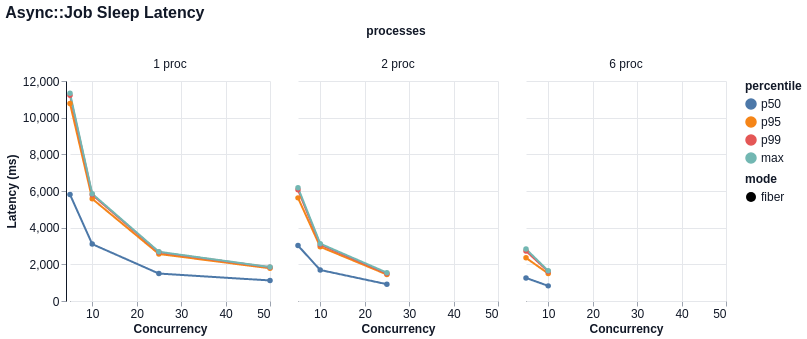

The Vega-Lite source for this figure:
### Vega-Lite specification from a JSON file in a GitHub repository (floating-point values rounded to 4 significant figures)
{"$schema": "https://vega.github.io/schema/vega-lite/v6.json", "title": "Async::Job Sleep Latency", "width": 200, "height": 220, "data": {"values": [{"mode": "fiber", "concurrency": 5, "processes": "1 proc", "percentile": "p50", "value": 5806.0}, {"mode": "fiber", "concurrency": 5, "processes": "1 proc", "percentile": "p95", "value": 10770.0}, {"mode": "fiber", "concurrency": 5, "processes": "1 proc", "percentile": "p99", "value": 11220.0}, {"mode": "fiber", "concurrency": 5, "processes": "1 proc", "percentile": "max", "value": 11330.0}, {"mode": "fiber", "concurrency": 10, "processes": "1 proc", "percentile": "p50", "value": 3103.0}, {"mode": "fiber", "concurrency": 10, "processes": "1 proc", "percentile": "p95", "value": 5573.0}, {"mode": "fiber", "concurrency": 10, "processes": "1 proc", "percentile": "p99", "value": 5792.0}, {"mode": "fiber", "concurrency": 10, "processes": "1 proc", "percentile": "max", "value": 5848.0}, {"mode": "fiber", "concurrency": 25, "processes": "1 proc", "percentile": "p50", "value": 1496.0}, {"mode": "fiber", "concurrency": 25, "processes": "1 proc", "percentile": "p95", "value": 2566.0}, {"mode": "fiber", "concurrency": 25, "processes": "1 proc", "percentile": "p99", "value": 2655.0}, {"mode": "fiber", "concurrency": 25, "processes": "1 proc", "percentile": "max", "value": 2684.0}, {"mode": "fiber", "concurrency": 50, "processes": "1 proc", "percentile": "p50", "value": 1120.0}, {"mode": "fiber", "concurrency": 50, "processes": "1 proc", "percentile": "p95", "value": 1783.0}, {"mode": "fiber", "concurrency": 50, "processes": "1 proc", "percentile": "p99", "value": 1838.0}, {"mode": "fiber", "concurrency": 50, "processes": "1 proc", "percentile": "max", "value": 1850.0}, {"mode": "fiber", "concurrency": 5, "processes": "2 proc", "percentile": "p50", "value": 3022.0}, {"mode": "fiber", "concurrency": 5, "processes": "2 proc", "percentile": "p95", "value": 5625.0}, {"mode": "fiber", "concurrency": 5, "processes": "2 proc", "percentile": "p99", "value": 6065.0}, {"mode": "fiber", "concurrency": 5, "processes": "2 proc", "percentile": "max", "value": 6180.0}, {"mode": "fiber", "concurrency": 10, "processes": "2 proc", "percentile": "p50", "value": 1691.0}, {"mode": "fiber", "concurrency": 10, "processes": "2 proc", "percentile": "p95", "value": 2956.0}, {"mode": "fiber", "concurrency": 10, "processes": "2 proc", "percentile": "p99", "value": 3073.0}, {"mode": "fiber", "concurrency": 10, "processes": "2 proc", "percentile": "max", "value": 3127.0}, {"mode": "fiber", "concurrency": 25, "processes": "2 proc", "percentile": "p50", "value": 917.2}, {"mode": "fiber", "concurrency": 25, "processes": "2 proc", "percentile": "p95", "value": 1445.0}, {"mode": "fiber", "concurrency": 25, "processes": "2 proc", "percentile": "p99", "value": 1504.0}, {"mode": "fiber", "concurrency": 25, "processes": "2 proc", "percentile": "max", "value": 1545.0}, {"mode": "fiber", "concurrency": 5, "processes": "6 proc", "percentile": "p50", "value": 1259.0}, {"mode": "fiber", "concurrency": 5, "processes": "6 proc", "percentile": "p95", "value": 2353.0}, {"mode": "fiber", "concurrency": 5, "processes": "6 proc", "percentile": "p99", "value": 2728.0}, {"mode": "fiber", "concurrency": 5, "processes": "6 proc", "percentile": "max", "value": 2837.0}, {"mode": "fiber", "concurrency": 10, "processes": "6 proc", "percentile": "p50", "value": 825.4}, {"mode": "fiber", "concurrency": 10, "processes": "6 proc", "percentile": "p95", "value": 1499.0}, {"mode": "fiber", "concurrency": 10, "processes": "6 proc", "percentile": "p99", "value": 1609.0}, {"mode": "fiber", "concurrency": 10, "processes": "6 proc", "percentile": "max", "value": 1644.0}]}, "mark": {"type": "line", "point": true, "tooltip": true}, "encoding": {"x": {"field": "concurrency", "type": "quantitative", "title": "Concurrency"}, "y": {"field": "value", "type": "quantitative", "title": "Latency (ms)"}, "color": {"field": "percentile", "type": "nominal", "sort": ["p50", "p95", "p99", "max"]}, "tooltip": [{"field": "mode", "type": "nominal"}, {"field": "concurrency", "type": "quantitative"}, {"field": "processes", "type": "nominal"}, {"field": "metric", "type": "nominal"}, {"field": "percentile", "type": "nominal"}, {"field": "value", "type": "quantitative"}], "strokeDash": {"field": "mode", "type": "nominal"}, "column": {"field": "processes", "type": "nominal", "sort": null}}, "config": {"background": "white", "axis": {"labelFont": "Helvetica", "titleFont": "Helvetica", "labelFontSize": 12, "titleFontSize": 12, "labelColor": "#111827", "titleColor": "#111827", "domainColor": "#111827", "tickColor": "#9ca3af", "grid": true, "gridColor": "#e5e7eb"}, "header": {"labelFont": "Helvetica", "titleFont": "Helvetica", "labelFontSize": 12, "titleFontSize": 12, "labelColor": "#111827", "titleColor": "#111827"}, "legend": {"labelFont": "Helvetica", "titleFont": "Helvetica", "labelFontSize": 12, "titleFontSize": 12, "labelColor": "#111827", "titleColor": "#111827"}, "title": {"font": "Helvetica", "fontSize": 16, "anchor": "start", "color": "#111827"}, "view": {"stroke": null}}}
